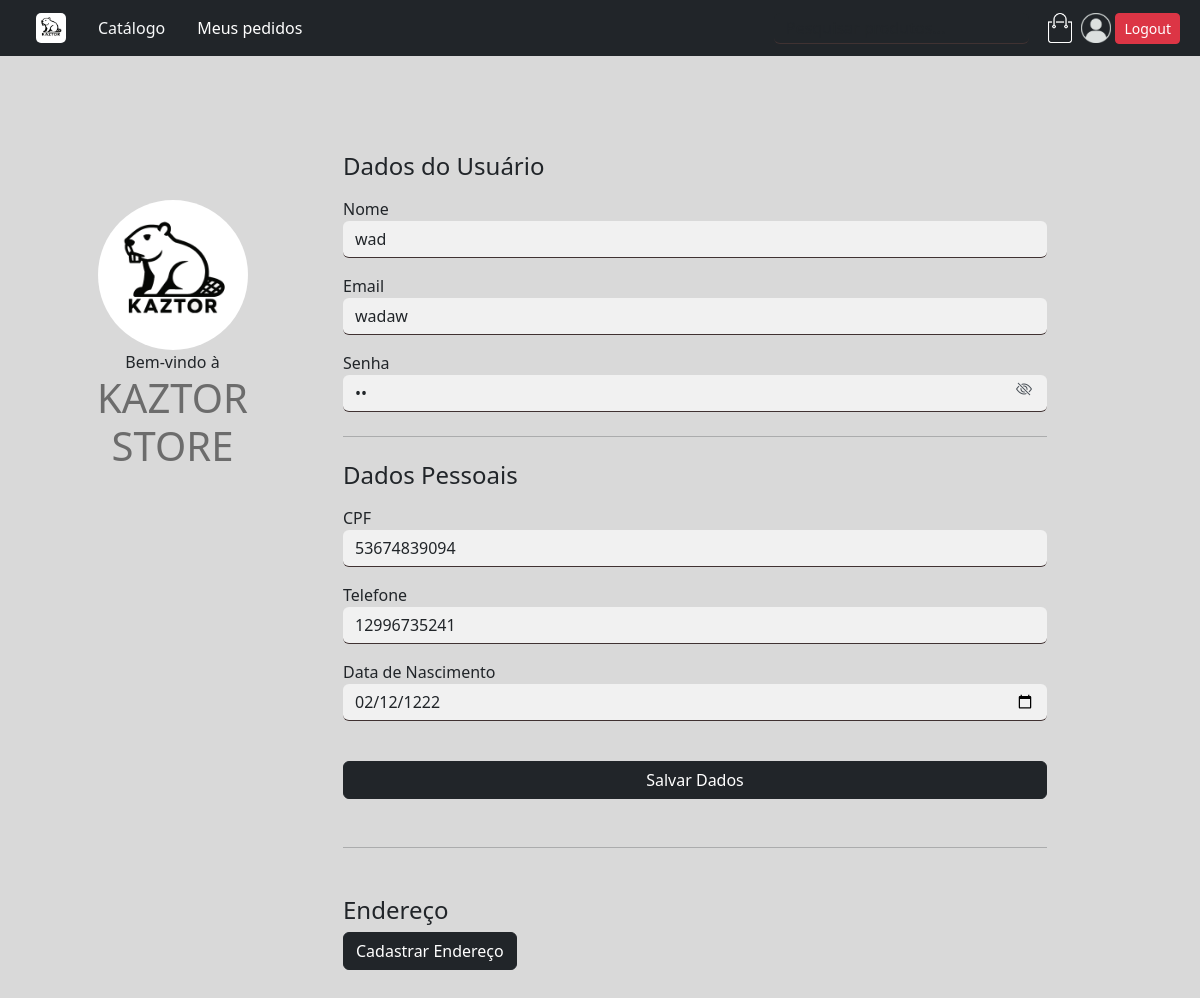
/dadospessoais.php (signed in), run on the app's committed database.
### tables this page shows
CREATE TABLE `logincliente` (
  `LoginClienteID` int(11) NOT NULL,
  `CPFCliente` varchar(11) DEFAULT NULL,
  `nomeCliente` varchar(255) NOT NULL,
  `emailCliente` varchar(256) NOT NULL,
  `senhaCliente` varchar(20) NOT NULL,
  `tipoID` int(11) NOT NULL,
  `ImagemPerfilCliente` varchar(250) DEFAULT NULL,
  `dataNascimentoCliente` date DEFAULT NULL,
  `telefoneCliente` char(11) DEFAULT NULL,
  `enderecoID` int(11) DEFAULT NULL
);

### dadospessoais.php (the view, shortened to what this page needs)
<?php
include "PHP/conexao.php";
$iduser = $_SESSION['LoginClienteID'] ?? null;
$sqlUser = "SELECT * FROM logincliente WHERE LoginClienteID = $iduser;";
$resultadoUser = mysqli_query($conn, $sqlUser);
if (mysqli_num_rows($resultadoUser) > 0) {
    $user = mysqli_fetch_assoc($resultadoUser);
    $nomeusuario = $user['nomeCliente'];
    $senhausuario = $user['senhaCliente'];
    $emailusuario = $user['emailCliente'];
    $cpf = $user['CPFCliente']?? '';
    $telefone = $user['telefoneCliente'] ?? '';
    $nascimento = $user['dataNascimentoCliente'] ?? '';
} else {
    die("Usuário não encontrado.");
}
$sqlEnd = "SELECT e.*, lc.*  FROM endereco e INNER JOIN logincliente lc
ON lc.enderecoID = e.EnderecoID
WHERE lc.LoginClienteID = $iduser;";
$resultadoEnd = mysqli_query($conn, $sqlEnd);
$endereco = mysqli_fetch_assoc($resultadoEnd);
?>
<!DOCTYPE html>
<html lang="pt-br">
<head>
    <link href="https://cdn.jsdelivr.net/npm/bootstrap@5.3.7/dist/css/bootstrap.min.css" rel="stylesheet">
    <link rel="stylesheet" href="https://cdn.jsdelivr.net/npm/bootstrap-icons@1.11.3/font/bootstrap-icons.min.css">
    <link rel="stylesheet" href="css/style.css">
</head>
<body>
<?php include "header.php"; ?>
<div class="container rounded mt-5 mb-5">
    <div class="row">
        <div class="col-md-3 border-right">
            <div class="d-flex flex-column align-items-center text-center p-3 py-5">
                <img class="rounded-circle mt-5" width="150px" src="img/kaztor_logo_v2.png">
                <span class="font-weight-bold">Bem-vindo à</span>
                <h1 class="text-black-50">KAZTOR STORE</h1>
            </div>
        </div>
        <div class="col-md-8 border-right">
            <div class="p-3 py-5">
                <form action="PHP/updateCliente.php" method="POST">
                    <h4 class="mb-3">Dados do Usuário</h4>
                    <div class="mb-3">
                        <label class="labels">Nome</label>
                        <input type="text" class="form-control" name="nomeCliente" value="<?= htmlspecialchars($nomeusuario) ?>">
                    </div>
                    <div class="mb-3">
                        <label class="labels">Email</label>
                        <input type="email" class="form-control" name="emailCliente" value="<?= htmlspecialchars($emailusuario) ?>">
                    </div>
                    <div class="mb-3 position-relative">
                        <label class="labels">Senha</label>
                        <input type="password" id="senhaInput" class="form-control pe-5" name="senhaCliente" value="<?= htmlspecialchars($senhausuario) ?>">
                        <i class="bi bi-eye-slash password-toggle-icon" id="togglePassword"></i>
                    </div>
                    <hr class="my-4">
                    <h4 class="mb-3">Dados Pessoais</h4>
                     <div class="mb-3">
                         <label class="labels">CPF</label>
                         <input type="text" class="form-control" name="CPFCliente" id="cpf" value="<?= htmlspecialchars($cpf) ?>" placeholder="000.000.000-00" maxlength="14">
                     </div>
                     <div class="mb-3">
                         <label class="labels">Telefone</label>
                         <input type="text" class="form-control" name="telefoneCliente" id="telefone" value="<?= htmlspecialchars($telefone) ?>" placeholder="(xx) xxxxx-xxxx" maxlength="15">
                     </div>
                     <div class="mb-3">
                         <label class="labels">Data de Nascimento</label>
                         <input type="date" class="form-control" name="dataNascimentoCliente" value="<?= htmlspecialchars($nascimento) ?>">
                     </div>
                    <button class="btn btn-dark w-100 mt-4" type="submit">Salvar Dados</button>
                </form>
                <hr class="my-5">
                <h4>Endereço</h4>
                <?php if ($endereco): ?>
                    <div class="endereco-card">
                        <p><strong>Estado:</strong> <?= htmlspecialchars($endereco['estadoEndereco']) ?></p>
                        <p><strong>Cidade:</strong> <?= htmlspecialchars($endereco['cidadeEndereco']) ?></p>
                        <p><strong>Bairro:</strong> <?= htmlspecialchars($endereco['bairroEndereco']) ?></p>
                        <p><strong>Rua:</strong> <?= htmlspecialchars($endereco['ruaEndereco']) ?></p>
                        <p><strong>Número:</strong> <?= htmlspecialchars($endereco['numeroEndereco']) ?></p>
                        <p><strong>Complemento:</strong> <?= htmlspecialchars($endereco['complementoEndereco']) ?></p>
                    </div>
                <?php else: ?>
                    <button id="btnNovoEndereco" class="btn btn-dark">Cadastrar Endereço</button>
                <?php endif; ?>
            </div>
        </div>
    </div>
</div>
</body>
</html>

### css/style.css (style rules this page uses)
body { background-color: #D9D9D9; }
html, body { height: 100%; }
.form-select,.form-control { background-color: #f1f1f1; }

### dadospessoais.php (style rules this page uses)
.form-control { background: #d2d1d1; border: none; border-bottom: 1px solid #403232; }
.password-toggle-icon { position: absolute; top: 50%; right: 15px; transform: translateY(-15%); cursor: pointer; color: #495057; }

### data on the page
logincliente: nomeCliente "wad", emailCliente "wadaw", CPFCliente "53674839094", telefoneCliente "12996735241", dataNascimentoCliente "02/12/1222"
